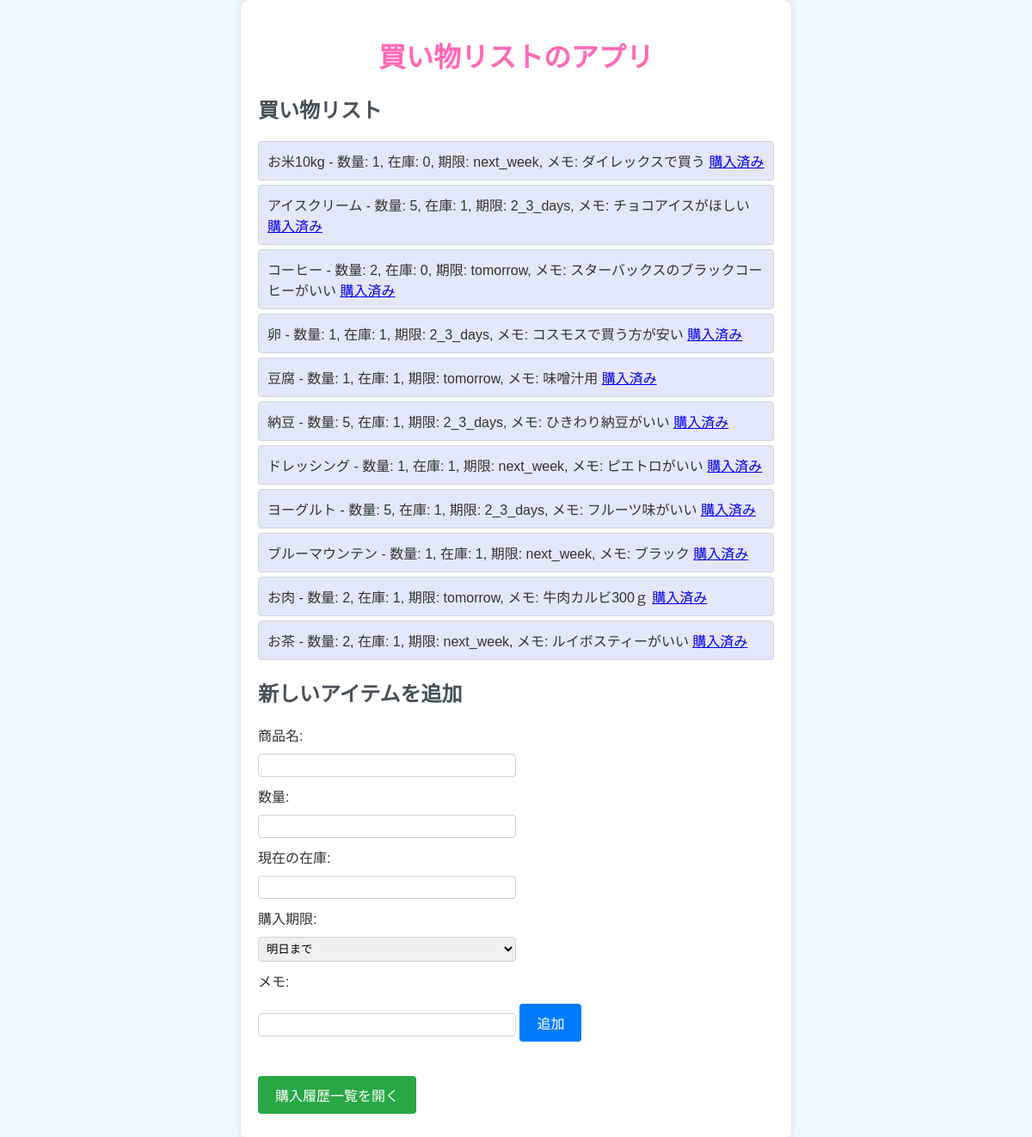
Page /index (signed in) on the earlier database version.
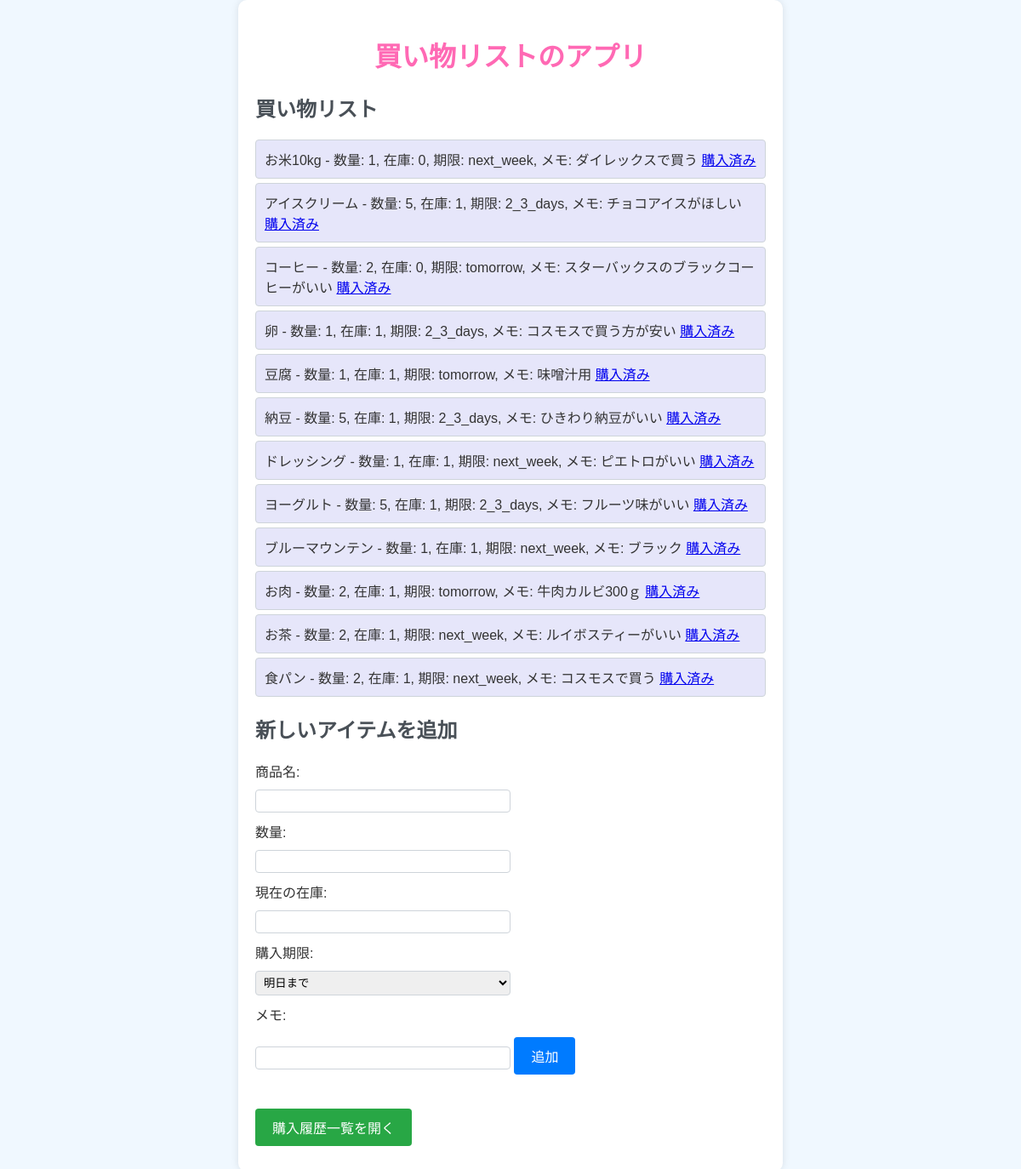
Same page on the later database version.
### tables this page shows
CREATE TABLE shopping_list (
                    id INTEGER PRIMARY KEY AUTOINCREMENT,
                    item_name TEXT NOT NULL,
                    item_quantity INTEGER NOT NULL,
                    current_stock INTEGER,
                    purchase_deadline TEXT,
                    memo TEXT
                );

### app.py (the view)
@app.route('/index')
def index():
    if not session.get('logged_in'):
        return redirect(url_for('login'))
    conn = get_db_connection()
    shopping_list = conn.execute('SELECT * FROM shopping_list').fetchall()
    purchase_history = conn.execute('SELECT * FROM purchase_history').fetchall()
    conn.close()
    return render_template('index.html', shopping_list=shopping_list, purchase_history=purchase_history)

### app.py (called while the page is built)
def get_db_connection():
    if not os.path.exists(DATABASE_PATH):
        app.logger.error(f"Database file does not exist: {DATABASE_PATH}")
        raise FileNotFoundError(f"Database file does not exist: {DATABASE_PATH}")
    conn = sqlite3.connect(DATABASE_PATH)
    conn.row_factory = sqlite3.Row
    return conn

### templates/index.html (shortened to what this page needs)
<!DOCTYPE html>
<html lang="ja">
<head>
    <link rel="stylesheet" href="{{ url_for('static', filename='styles.css') }}">
</head>
<body>
    <div class="container">
        <h1>買い物リストのアプリ</h1>
        <h2>買い物リスト</h2>
        <ul class="list">
            {% for item in shopping_list %}
            <li class="list-item">
                <span>{{ item.item_name }}</span> -
                <span>数量: {{ item.item_quantity }}</span>,
                <span>在庫: {{ item.current_stock }}</span>,
                <span>期限: {{ item.purchase_deadline }}</span>,
                <span>メモ: {{ item.memo }}</span>
                <a href="{{ url_for('delete', id=item.id) }}" class="delete-btn">購入済み</a>
            </li>
            {% else %}
            <li class="list-item">買い物リストは空です。</li>
            {% endfor %}
        </ul>
        <h2>新しいアイテムを追加</h2>
        <form action="{{ url_for('add') }}" method="post" class="add-form">
            <label for="item_name">商品名:</label>
            <input type="text" id="item_name" name="item_name" required>
            <label for="item_quantity">数量:</label>
            <input type="number" id="item_quantity" name="item_quantity" required>
            <label for="current_stock">現在の在庫:</label>
            <input type="number" id="current_stock" name="current_stock">
            <label for="purchase_deadline">購入期限:</label>
            <select id="purchase_deadline" name="purchase_deadline">
                <option value="tomorrow">明日まで</option>
            </select>
            <label for="memo">メモ:</label>
            <input type="text" id="memo" name="memo">
            <button type="submit">追加</button>
        </form>
        <button id="open-history-btn" onclick="toggleHistory()">購入履歴一覧を開く</button>
    </div>
</body>
</html>

Differences in the rows shown:
added shopping_list: item_name "食パン", item_quantity "2", current_stock "1", purchase_deadline "next_week", memo "コスモスで買う"
